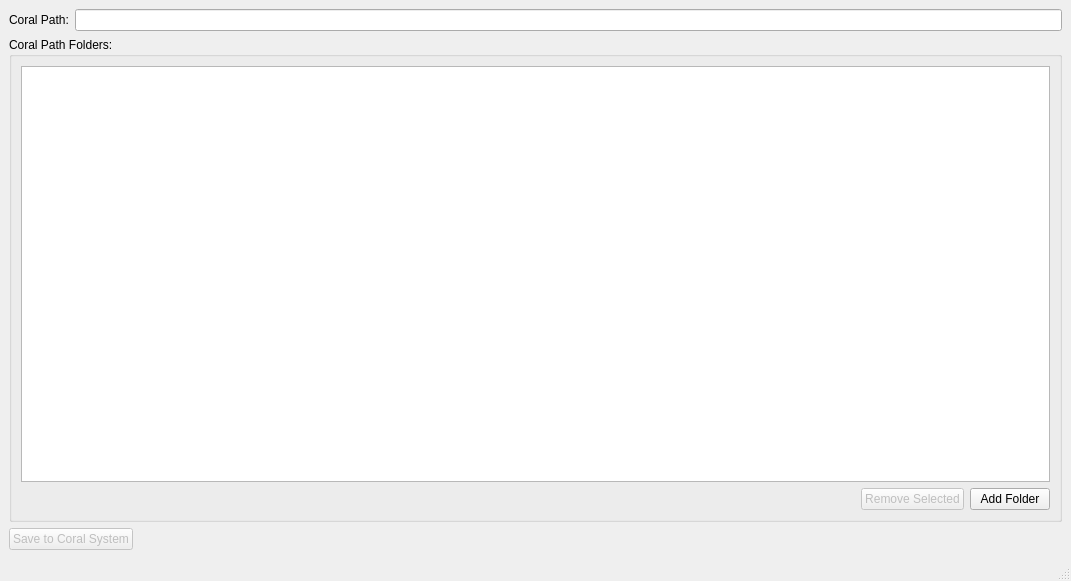
<?xml version="1.0" encoding="UTF-8"?>
<ui version="4.0">
 <class>MainWindow</class>
 <widget class="QMainWindow" name="MainWindow">
  <property name="geometry">
   <rect>
    <x>0</x>
    <y>0</y>
    <width>1071</width>
    <height>581</height>
   </rect>
  </property>
  <property name="windowTitle">
   <string>Coral Path Editor</string>
  </property>
  <widget class="QWidget" name="centralwidget">
   <layout class="QVBoxLayout" name="verticalLayout">
    <item>
     <layout class="QHBoxLayout" name="horizontalLayout">
      <item>
       <widget class="QLabel" name="label">
        <property name="text">
         <string>Coral Path:</string>
        </property>
       </widget>
      </item>
      <item>
       <widget class="QLineEdit" name="coralPath"/>
      </item>
     </layout>
    </item>
    <item>
     <widget class="QGroupBox" name="groupBox">
      <property name="title">
       <string>Coral Path Folders:</string>
      </property>
      <layout class="QVBoxLayout" name="verticalLayout_2">
       <item>
        <widget class="QListView" name="listView"/>
       </item>
       <item>
        <layout class="QHBoxLayout" name="horizontalLayout_2">
         <item>
          <spacer name="horizontalSpacer">
           <property name="orientation">
            <enum>Qt::Horizontal</enum>
           </property>
           <property name="sizeHint" stdset="0">
            <size>
             <width>40</width>
             <height>20</height>
            </size>
           </property>
          </spacer>
         </item>
         <item>
          <widget class="QPushButton" name="btnRemoveFolder">
           <property name="enabled">
            <bool>false</bool>
           </property>
           <property name="text">
            <string>Remove Selected</string>
           </property>
           <property name="icon">
            <iconset>
             <normaloff>png/addFolder.png</normaloff>png/addFolder.png</iconset>
           </property>
          </widget>
         </item>
         <item>
          <widget class="QPushButton" name="btnAddFolder">
           <property name="text">
            <string>Add Folder</string>
           </property>
           <property name="icon">
            <iconset>
             <normaloff>png/addFolder.png</normaloff>png/addFolder.png</iconset>
           </property>
          </widget>
         </item>
        </layout>
       </item>
      </layout>
     </widget>
    </item>
    <item>
     <layout class="QHBoxLayout" name="horizontalLayout_3">
      <item>
       <widget class="QPushButton" name="btnSave">
        <property name="enabled">
         <bool>false</bool>
        </property>
        <property name="text">
         <string>Save to Coral System</string>
        </property>
        <property name="icon">
         <iconset>
          <normaloff>png/save.png</normaloff>png/save.png</iconset>
        </property>
       </widget>
      </item>
      <item>
       <spacer name="horizontalSpacer_2">
        <property name="orientation">
         <enum>Qt::Horizontal</enum>
        </property>
        <property name="sizeHint" stdset="0">
         <size>
          <width>40</width>
          <height>20</height>
         </size>
        </property>
       </spacer>
      </item>
     </layout>
    </item>
   </layout>
  </widget>
  <widget class="QMenuBar" name="menubar">
   <property name="geometry">
    <rect>
     <x>0</x>
     <y>0</y>
     <width>1071</width>
     <height>23</height>
    </rect>
   </property>
  </widget>
  <widget class="QStatusBar" name="statusbar"/>
 </widget>
 <resources/>
 <connections/>
</ui>
